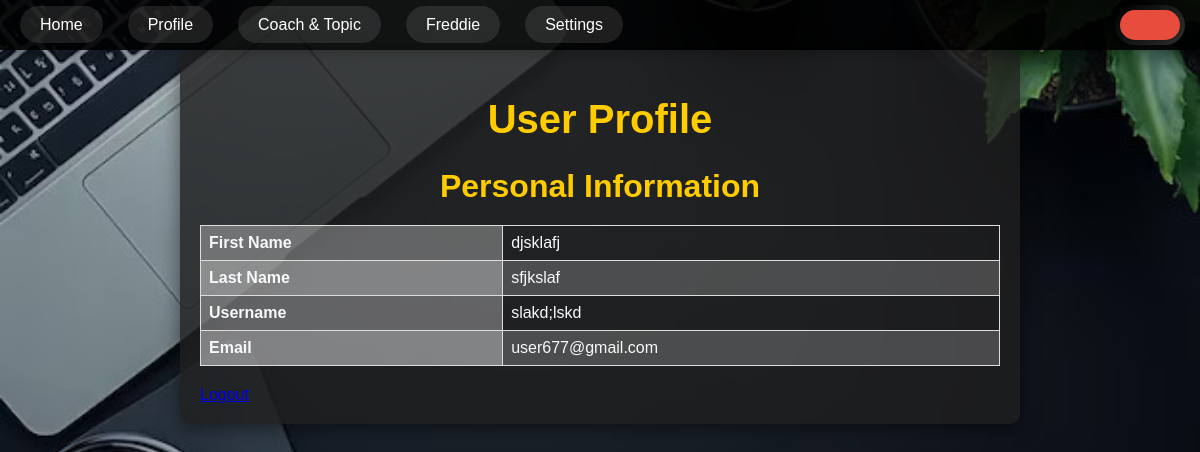
/edit_profile (signed in), run on the app's committed database.
### freddie_chatbot/app.py (models this page shows)
class User(db.Model, UserMixin):
    id = db.Column(db.Integer, primary_key=True)
    cust_no = db.Column(db.String(10), unique=True, nullable=False)
    firstname = db.Column(db.String(100), nullable=False)
    lastname = db.Column(db.String(100), nullable=False)
    username = db.Column(db.String(100), nullable=False)
    email = db.Column(db.String(100), nullable=False, unique=True)
    password = db.Column(db.String(100), nullable=False)
    role = db.Column(db.String(10), nullable=False, default="User")
    has_agreed = db.Column(db.Boolean, default=False)  # Flag to check agreement
    user_details = db.relationship('UserDetails', backref='user_ref', uselist=False, foreign_keys='UserDetails.user_id')
    agreements = db.relationship('UserAgreement', backref='user_agreements', lazy=True)

### freddie_chatbot/app.py (the view, shortened to what this page needs)
@app.route('/edit_profile', methods=['GET', 'POST'])
@login_required
def edit_profile():
    if current_user.role != 'User':  # Restrict to users with the role 'User'
        flash('Please log in as a user to view this page.', 'error')
        return redirect(url_for('login'))
    user = User.query.get(current_user.id)
    if not user:
        flash('User not found.', 'error')
        return redirect(url_for('login'))
    user_details = UserDetails.query.filter_by(cust_no=user.cust_no).first()
    return render_template('edit_profile.html', user=user, user_details=user_details)

### freddie_chatbot/app.py (called while the page is built)
@login_manager.user_loader
def load_user(user_id):
    user = User.query.get(int(user_id))
    if user:
        return user
    return Coach.query.get(int(user_id))

### templates/edit_profile.html (shortened to what this page needs)
<!DOCTYPE html>
<html lang="en">
<head>
    <link rel="stylesheet" href="{{ url_for('static', filename='user_profile.css') }}">
</head>
<body class="default-theme">
    <div class="navbar">
        <div class="nav-left">
            <ul>
                <li><a href="{{ url_for('user_dashboard') }}">Home</a></li>
                <li><a href="{{ url_for('profile') }}">Profile</a></li>
                <li><a href="{{ url_for('coach_topic_selection') }}">Coach & Topic</a></li>
                <li><a href="{{ url_for('chatbot_without_coach') }}">Freddie</a></li>
                <li class="settings-dropdown">
                    <a href="javascript:void(0)" onclick="toggleSettingsDropdown()">Settings</a>
                </li>
            </ul>
        </div>
        <div class="nav-right">
            <div class="username-display" onmouseover="showTooltip(event)" onmouseout="hideTooltip(event)">
            </div>
        </div>
    </div>
    <div class="container">
        <h1>User Profile</h1>
        {% if user %}
        <div class="profile">
            <h2>Personal Information</h2>
            <table class="profile-table">
                <tr>
                    <th>First Name</th>
                    <td>{{ user.firstname }}</td>
                </tr>
                <tr>
                    <th>Last Name</th>
                    <td>{{ user.lastname }}</td>
                </tr>
                <tr>
                    <th>Username</th>
                    <td>{{ user.username }}</td>
                </tr>
                <tr>
                    <th>Email</th>
                    <td>{{ user.email }}</td>
                </tr>
            </table>
        </div>
        {% endif %}
        <a href="{{ url_for('logout') }}">Logout</a>
    </div>
</body>
</html>

### static/user_profile.css (style rules this page uses)
body { margin: 0; font-family: 'Arial', sans-serif; background-image: url('/static/images/profile.jpg'); background-size: cover; background-position: center; color: #f8f9fa; }
.navbar { display: flex; justify-content: space-between; align-items: center; background-color: rgba(0, 0, 0, 0.9); padding: 10px 20px; box-shadow: 0 4px 12px rgba(0, 0, 0, 0.2); position: sticky; top: 0; z-index: 1000; animation: fadeInSlide 1s ease-in-out; }
.navbar ul { list-style: none; margin: 0; padding: 0; display: flex; }
.navbar ul li { margin-right: 25px; position: relative; }
.navbar ul li a { color: white; text-decoration: none; padding: 10px 20px; border-radius: 30px; transition: all 0.3s ease; font-size: 16px; background-color: rgba(255, 255, 255, 0.1); }
.container { max-width: 800px; margin: auto; padding: 20px; background-color: rgba(30, 30, 30, 0.8); border-radius: 10px; box-shadow: 0 4px 20px rgba(0, 0, 0, 0.5); animation: fadeIn 1s ease-in-out; }
h1 { text-align: center; font-size: 2.5em; margin-bottom: 20px; color: #ffcc00; }
h2 { text-align: center; font-size: 2em; margin-bottom: 10px; color: #ffcc00; }
.profile-table { width: 100%; border-collapse: collapse; margin: 20px 0; }
.profile-table th, .profile-table td { border: 1px solid #dddddd; text-align: left; padding: 8px; color: #f8f9fa; }
.profile-table th { background-color: rgba(255, 255, 255, 0.3); }
.profile-table tr:nth-child(even) { background-color: rgba(255, 255, 255, 0.2); }

### templates/edit_profile.html (style rules this page uses)
.username-display { position: relative; padding: 15px 30px; background-color: #e74c3c; color: white; border-radius: 30px; font-size: 18px; font-weight: bold; letter-spacing: 2px; text-align: center; cursor: pointer; box-shadow: 0 4px 8px rgba(0, 0, 0, 0.2); transition: transform 0.3s ease, box-shadow 0.3s ease; white-space: nowrap; }
.username-display::before { content: ''; position: absolute; top: -5px; left: -5px; right: -5px; bottom: -5px; border-radius: 35px; background: linear-gradient(135deg, #000000, #1a1a1a 50%, #333333); z-index: -1; animation: gradientAnimation 3s ease-in-out infinite; }
.nav-right { display: flex; justify-content: flex-end; align-items: center; position: relative; }
.settings-dropdown { position: relative; }

### data on the page
User: firstname "djsklafj", lastname "sfjkslaf", username "slakd;lskd", email "user677@gmail.com"
